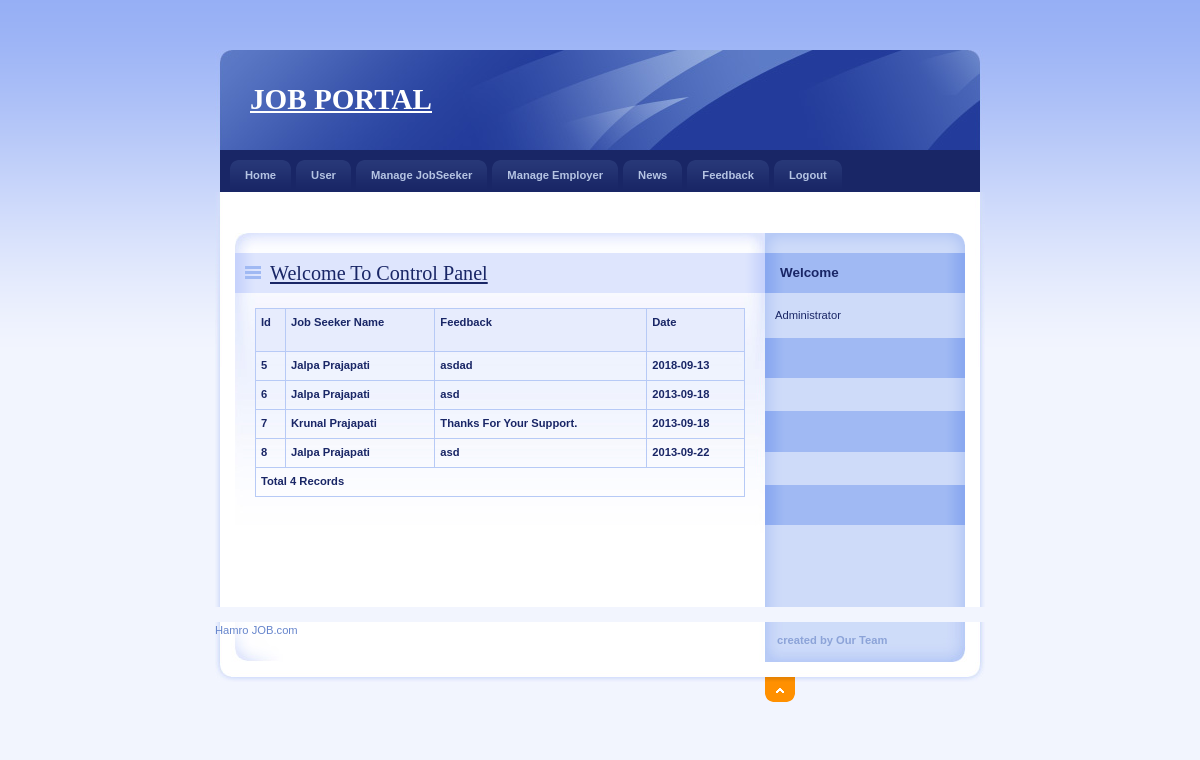
Page /Admin/Feedback.php (signed in) on the committed database.
### tables this page shows
CREATE TABLE `feedback` (
  `FeedbackId` int(11) NOT NULL,
  `JobSeekId` int(11) NOT NULL,
  `Feedback` varchar(200) NOT NULL,
  `FeedbakDate` date NOT NULL
);

CREATE TABLE `jobseeker_reg` (
  `JobSeekId` int(11) NOT NULL,
  `JobSeekerName` varchar(20) NOT NULL,
  `Address` varchar(100) NOT NULL,
  `City` varchar(20) NOT NULL,
  `Email` varchar(40) NOT NULL,
  `Mobile` bigint(20) NOT NULL,
  `Qualification` varchar(20) NOT NULL,
  `Gender` varchar(10) NOT NULL,
  `BirthDate` date NOT NULL,
  `Resume` varchar(200) NOT NULL,
  `Status` varchar(10) NOT NULL,
  `UserName` varchar(20) NOT NULL,
  `Password` varchar(20) NOT NULL,
  `Question` varchar(100) NOT NULL,
  `Answer` varchar(50) NOT NULL
);

### Admin/Feedback.php (the view, shortened to what this page needs)
<!DOCTYPE html PUBLIC "-//W3C//DTD XHTML 1.0 Strict//EN" "http://www.w3.org/TR/xhtml1/DTD/xhtml1-strict.dtd">
<html xmlns="http://www.w3.org/1999/xhtml" xml:lang="cs" lang="cs">
<head>
    <link rel="stylesheet" media="screen,projection" type="text/css" href="./css/main.css"/>
    <link rel="stylesheet" media="print" type="text/css" href="./css/print.css"/>
    <link rel="stylesheet" media="aural" type="text/css" href="./css/aural.css"/>
</head>
<body id="www-url-cz">
<div id="main" class="box">
    <?php
    include "Header.php"
    ?>
    <?php
    include "menu.php"
    ?>
    <div id="page" class="box">
        <div id="page-in" class="box">
            <div id="strip" class="box noprint">
                <p id="breadcrumbs">&nbsp;</p>
            </div>
            <div id="content">
                <div class="article">
                    <h2><span><a href="#">Welcome To Control Panel</a></span></h2>
                    <table width="100%" border="1" bordercolor="#1CB5F1">
                        <tr>
                            <th height="32" bgcolor="#1CB5F1" class="style3">
                                <div align="left" class="style9 style5"><strong>Id</strong></div>
                            </th>
                            <th bgcolor="#1CB5F1" class="style3">
                                <div align="left" class="style9 style5"><strong>Job Seeker Name</strong></div>
                            </th>
                            <th bgcolor="#1CB5F1" class="style3">
                                <div align="left" class="style9 style5"><strong>Feedback</strong></div>
                            </th>
                            <th bgcolor="#1CB5F1" class="style3">
                                <div align="left" class="style12">Date</div>
                            </th>
                        </tr>
                        <?php
                        $con = mysqli_connect("localhost", "root", "", "job");
                        $sql = "select FeedbackId,Feedback,FeedbakDate,JobSeekerName from Feedback,JobSeeker_Reg where Feedback.JobSeekId=JobSeeker_Reg.JobSeekId";
                        $result = mysqli_query($con,$sql);
                        while ($row = mysqli_fetch_array($result)) {
                            $Id = $row['FeedbackId'];
                            $Name = $row['JobSeekerName'];
                            $Feedback = $row['Feedback'];
                            $FeedbakDate = $row['FeedbakDate'];
                            ?>
                            <tr>
                                <td class="style3">
                                    <div align="left" class="style9 style5"><strong><?php echo $Id; ?></strong></div>
                                </td>
                                <td class="style3">
                                    <div align="left" class="style9 style5"><strong><?php echo $Name; ?></strong></div>
                                </td>
                                <td class="style3">
                                    <div align="left" class="style9 style5"><strong><?php echo $Feedback; ?></strong>
                                    </div>
                                </td>
                                <td class="style3">
                                    <div align="left" class="style9 style5"><strong><?php echo $FeedbakDate; ?></strong>
                                    </div>
                                </td>
                            </tr>
                            <?php
                        }
                        $records = mysqli_num_rows($result);
                        ?>
                        <tr>
                            <td colspan="4" class="style3">
                                <div align="left" class="style12"><?php echo "Total " . $records . " Records"; ?> </div>
                            </td>
                        </tr>
                    </table>
                    <p>&nbsp;</p>
                    <p class="btn-more box noprint">&nbsp;</p>
                </div>
            </div>
            <?php
            include "right.php"
            ?>
        </div>
    </div>
    <?php
    include "footer.php"
    ?>
</div>
</body>
</html>

### Admin/css/main.css (style rules this page uses)
* { min-height:1px; }
body { border:0; margin:0; padding:0; background:#F2F5FE url("../design/bg.gif") 0 0 repeat-x; font:70%/160% "verdana",sans-serif; color:#192666; _text-align:center; }
a { color:#192666; }
p { border:0; margin:15px 0; padding:0; }
div { display:block; border:0; margin:0; padding:0; }
h1, h2, h3, h4, h5 { border:0; margin:15px 0 10px 0; padding:0; font-weight:bold; }
h2 { font-size:180%; line-height:100%; font-family:"georgia",serif; font-weight:normal; }
table { display:table; border-collapse:collapse; margin:15px 0; padding:0; border:1px solid #B7CAF6; font-size:100%; }
tr { display:table-row; }
th, td { display: table-cell; border:1px solid #B7CAF6; margin:0; padding:5px; vertical-align:top; text-align:left; }
th { background:#E7ECFD; text-align:center; color:#192666; font-weight:bold; }
a, img, span { border:0; margin:0; padding:0; }
strong, .strong { font-weight:bold; }
.box { min-height:1px; _height:1px; }
.box:after { content:"."; display:block; line-height:0px; font-size:0px; visibility:hidden; clear:both; }
#main { width:770px; margin:50px auto 0 auto; _text-align:left; }
#page { width:770px; min-height:1px; background:#FFF url("../design/bg_page.gif") 0 0 repeat-y; _height:1px; }
#page-in { min-height:1px; padding:10px 0; background:url("../design/bg_page_in.jpg") 0 0 no-repeat; _height:1px; }
#strip { position:relative; clear:both; padding:3px 20px 10px 20px; color:#6182D1; }
#strip p { margin:0; }
#strip #breadcrumbs { width:520px; margin:0; padding:0; }
#content { float:left; width:530px; _width:550px; margin:0; padding:0 0 0 20px; }
#content .article { clear:both; margin:0; padding:20px; background:url("../design/content_article_bg.jpg") 0 0 no-repeat; }
#content .article h2 { margin:0 -20px; padding:10px; background:#DEE5FD url("../design/content_title_bg.gif") 0 0 repeat-y; color:#192666; }
#content .article h2 span { background:url("../design/ico_list.gif") 0 50% no-repeat; padding-left:25px; }
#content .article p { text-align:justify; }
#content .btn-more { margin:0 0 15px 0; padding:0; border:0; position:relative; }

### Admin/css/print.css (style rules this page uses)
body { border:0; margin:0; padding:0; font-size:12pt }
a { color:#000; text-decoration:none; }
h1, h2, h3 { page-break-after:avoid; page-break-inside:avoid; }
table { border-collapse: collapse; border-width:1px; border-style:solid; }
th, td { display:table-cell; border-width:1px; border-style:solid; }
.noprint { display:none; }

### Admin/css/aural.css (style rules this page uses)
body { voice-family:paul,male; volume:loud; speech-rate:slow; richness:90; stress:20; }
h1, h2, h3, h4, h5 { cue-before:url("ping.au"); }
p, table { pause:50ms; }
strong { pitch:medium; pitch-range:60; stress:90; richness:90; }

### Admin/Feedback.php (style rules this page uses)
.style3 { font-weight: bold }

### rows in the picture
feedback: FeedbackId "5", JobSeekId.JobSeekerName "Jalpa Prajapati", Feedback "asdad", FeedbakDate "2018-09-13"
feedback: FeedbackId "6", JobSeekId.JobSeekerName "Jalpa Prajapati", Feedback "asd", FeedbakDate "2013-09-18"
feedback: FeedbackId "7", JobSeekId.JobSeekerName "Krunal Prajapati", Feedback "Thanks For Your Support.", FeedbakDate "2013-09-18"
feedback: FeedbackId "8", JobSeekId.JobSeekerName "Jalpa Prajapati", Feedback "asd", FeedbakDate "2013-09-22"

### other values in the picture
$records "4"
